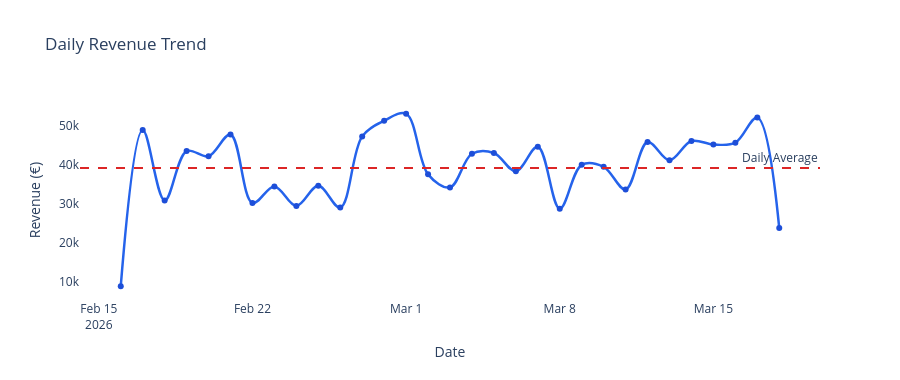

The notebook cell this image was saved under:
### Code cell
# Fig 12 — Daily Revenue Trend
daily_rev = purchase_df.groupby(purchase_df['Timestamp'].dt.date)['Revenue'].sum().reset_index()
daily_rev.columns = ['Date', 'Revenue']

fig12 = px.line(daily_rev, x='Date', y='Revenue',
                title='Daily Revenue Trend',
                markers=True,
                line_shape='spline')
fig12.update_traces(line_color='#2563EB', line_width=2.5,
                    marker=dict(size=6, color='#1D4ED8'))
fig12.update_layout(plot_bgcolor='white', paper_bgcolor='white',
                    yaxis_title='Revenue (€)', xaxis_title='Date', height=380)
fig12.add_hline(y=daily_rev['Revenue'].mean(), line_dash='dash',
                line_color='#DC2626', annotation_text='Daily Average',
                annotation_position='top right')
fig12.show()
fig12.write_image('fig12_daily_revenue.png')
print("Saved: fig12_daily_revenue.png")
print(f"Average daily revenue: €{daily_rev['Revenue'].mean():,.2f}")
print(f"Peak daily revenue:    €{daily_rev['Revenue'].max():,.2f}")

### Figure 1 — Plotly figure (JSON) as saved in the notebook; plotly's stock layout.template omitted (floating-point values rounded to 4 significant figures)
{"data": [{"hovertemplate": "Date=%{x}<br>Revenue=%{y}<extra></extra>", "legendgroup": "", "line": {"color": "#2563EB", "dash": "solid", "shape": "spline", "width": 2.5}, "marker": {"color": "#1D4ED8", "size": 6, "symbol": "circle"}, "mode": "lines+markers", "name": "", "orientation": "v", "showlegend": false, "type": "scatter", "x": ["2026-02-16", "2026-02-17", "2026-02-18", "2026-02-19", "2026-02-20", "2026-02-21", "2026-02-22", "2026-02-23", "2026-02-24", "2026-02-25", "2026-02-26", "2026-02-27", "2026-02-28", "2026-03-01", "2026-03-02", "2026-03-03", "2026-03-04", "2026-03-05", "2026-03-06", "2026-03-07", "2026-03-08", "2026-03-09", "2026-03-10", "2026-03-11", "2026-03-12", "2026-03-13", "2026-03-14", "2026-03-15", "2026-03-16", "2026-03-17", "2026-03-18"], "xaxis": "x", "y": [8789.0, 48970.0, 30850.0, 43560.0, 42240.0, 47830.0, 30210.0, 34480.0, 29460.0, 34640.0, 29030.0, 47350.0, 51360.0, 53170.0, 37580.0, 34220.0, 42870.0, 43080.0, 38370.0, 44670.0, 28740.0, 40040.0, 39520.0, 33690.0, 45880.0, 41210.0, 46160.0, 45260.0, 45710.0, 52200.0, 23750.0], "yaxis": "y"}], "layout": {"annotations": [{"showarrow": false, "text": "Daily Average", "x": 1, "xanchor": "right", "xref": "x domain", "y": 39190.0, "yanchor": "bottom", "yref": "y"}], "height": 380, "legend": {"tracegroupgap": 0}, "paper_bgcolor": "white", "plot_bgcolor": "white", "shapes": [{"line": {"color": "#DC2626", "dash": "dash"}, "type": "line", "x0": 0, "x1": 1, "xref": "x domain", "y0": 39190.0, "y1": 39190.0, "yref": "y"}], "title": {"text": "Daily Revenue Trend"}, "xaxis": {"anchor": "y", "domain": [0, 1], "title": {"text": "Date"}}, "yaxis": {"anchor": "x", "domain": [0, 1], "title": {"text": "Revenue (€)"}}}}
